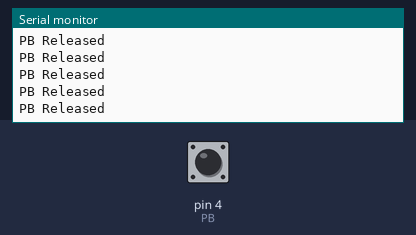
A sketch run on a simulated Arduino Uno, built with avr-gcc and run on an emulated ATmega328P. Shown: the last lines printed to the serial monitor. Inputs (shaded band) come from the test bench; at power-on: pin 4 (PB) LOW.

Above: at 1.2 s.
1.3 s: pin 4 (PB) driven HIGH
At 2.4 s:
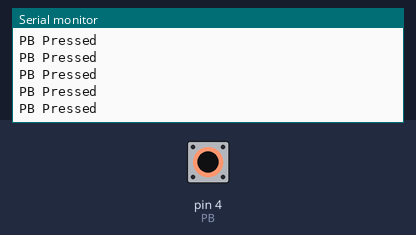
3.2 s: pin 4 (PB) pulsed LOW 5 times (0.12 s each, 0.3 s apart)
At 4.3 s:
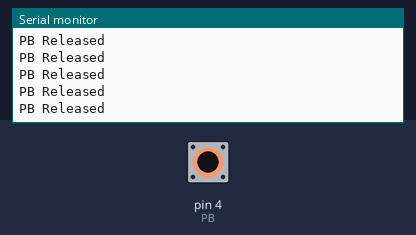

The sketch:

sketch_may10b.ino
```cpp
#define PB 4
void setup() {
  Serial.begin(9600);
  pinMode(PB,INPUT);
  Serial.print("Circute with PB");


}

void loop() {
  // put your main code here, to run repeatedly:
if (digitalRead(PB)==1)
{
  Serial.println("PB Pressed");
}
if (digitalRead(PB)==0)
{
  Serial.println("PB Released");
}

}
```

Measured:
- after the input at 1.3 s, the serial monitor: prints a new line after 0.07 s (image 1)
